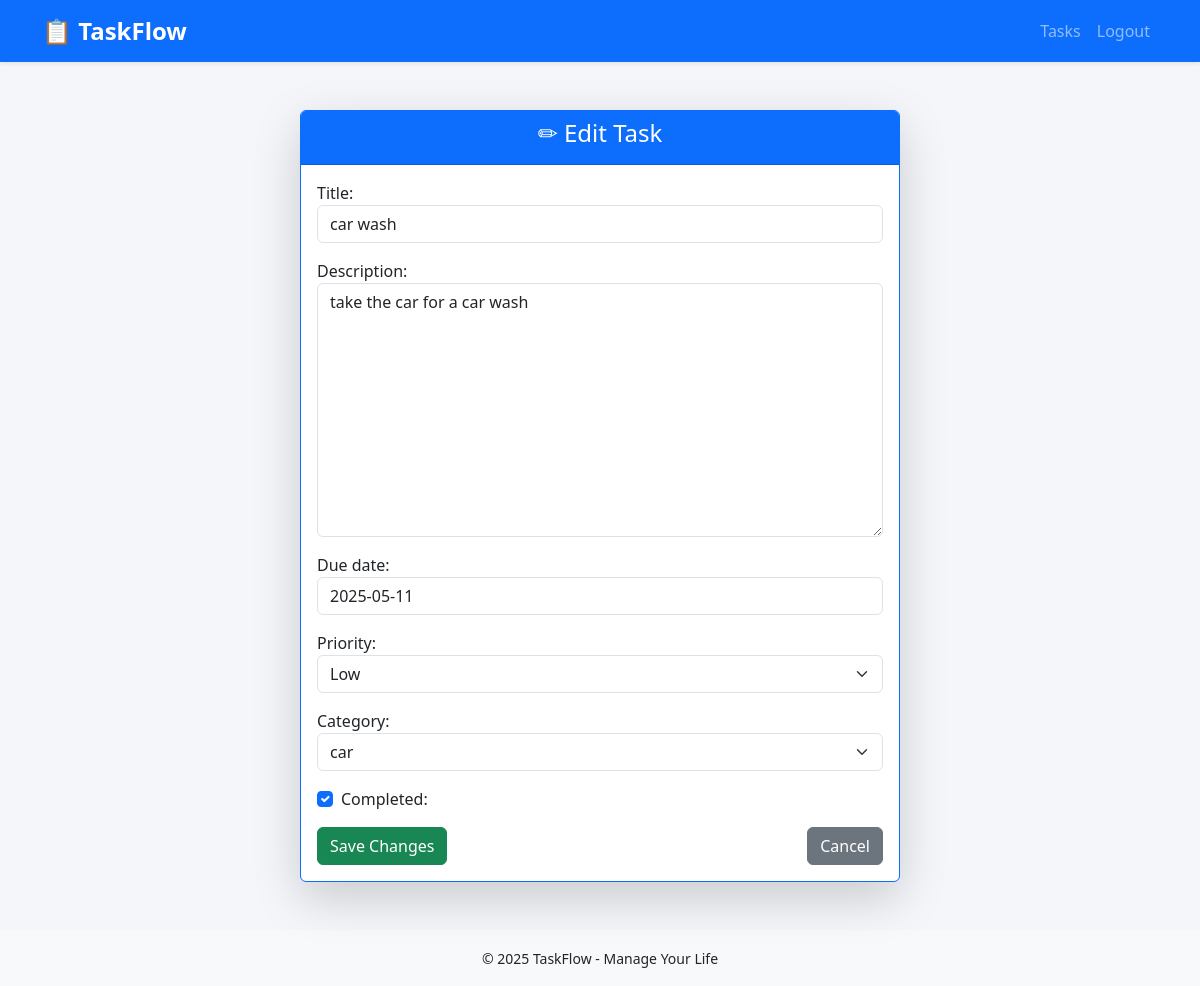
Page /task/5/edit/ (signed in) on the committed database.
### tasks/models.py (models this page shows, shortened)
class Task(models.Model):
    PRIORITY_CHOICES = [
        ('Low', 'Low'),
        ('Medium', 'Medium'),
        ('High', 'High'),
    ]
    user = models.ForeignKey(User, on_delete=models.CASCADE)
    category = models.ForeignKey(Category, on_delete=models.SET_NULL, null=True, blank=True)
    title = models.CharField(max_length=200)
    description = models.TextField(blank=True)
    due_date = models.DateField(null=True, blank=True)
    priority = models.CharField(max_length=10, choices=PRIORITY_CHOICES, default='Medium')
    completed = models.BooleanField(default=False)

### tasks/views.py (the view)
# urls.py: path('task/<int:pk>/edit/', views.task_update, name='task_update'),
@login_required
def task_update(request, pk):
    task = get_object_or_404(Task, pk=pk, user=request.user)
    if request.method == 'POST':
        form = TaskForm(request.POST, instance=task)
        if form.is_valid():
            form.save()
            return redirect('task_list')
    else:
        form = TaskForm(instance=task)
    return render(request, 'tasks/task_form.html', {'form': form})

### tasks/forms.py
class TaskForm(forms.ModelForm):
    class Meta:
        model = Task
        fields = ['title', 'description', 'category', 'due_date', 'priority', 'completed']

### tasks/models.py (called while the page is built)
    def __str__(self):
        return self.name

### tasks/templates/tasks/task_form.html (shortened to what this page needs)
{% extends "tasks/base.html" %}
{% load widget_tweaks %}
{% block content %}
<div class="container mt-5 d-flex justify-content-center">
    <div class="card shadow-lg border-primary" style="max-width: 600px; width: 100%;">
        <div class="card-header bg-primary text-white text-center">
            <h4>
                {% if form.instance.pk %}✏ Edit Task{% else %}➕ Add Task{% endif %}
            </h4>
        </div>
        <div class="card-body">
            <form method="post">
                <div class="mb-3">
                    {{ form.title.label_tag }}
                    {{ form.title|add_class:"form-control" }}
                </div>
                <div class="mb-3">
                    {{ form.description.label_tag }}
                    {{ form.description|add_class:"form-control" }}
                </div>
                <div class="mb-3">
                    {{ form.due_date.label_tag }}
                    {{ form.due_date|add_class:"form-control" }}
                </div>
                <div class="mb-3">
                    {{ form.priority.label_tag }}
                    {{ form.priority|add_class:"form-select" }}
                </div>
                <div class="mb-3">
                    {{ form.category.label_tag }}
                    {{ form.category|add_class:"form-select" }}
                </div>
                <div class="form-check mb-3">
                    {{ form.completed|add_class:"form-check-input" }}
                    {{ form.completed.label_tag }}
                </div>
                <div class="d-flex justify-content-between">
                    <button type="submit" class="btn btn-success">
                        {% if form.instance.pk %}Save Changes{% else %}Add Task{% endif %}
                    </button>
                    <a href="{% url 'task_list' %}" class="btn btn-secondary">Cancel</a>
                </div>
            </form>
        </div>
    </div>
</div>
{% load widget_tweaks %}
{% endblock %}

### tasks/templates/tasks/base.html (style rules this page uses)
body { background: #f4f6f9; font-family: 'Segoe UI', Tahoma, Geneva, Verdana, sans-serif; }

### rows in the picture
Task: title "car wash", description "take the car for a car wash", due_date "2025-05-11", priority "Low", category "car", completed "☑"
